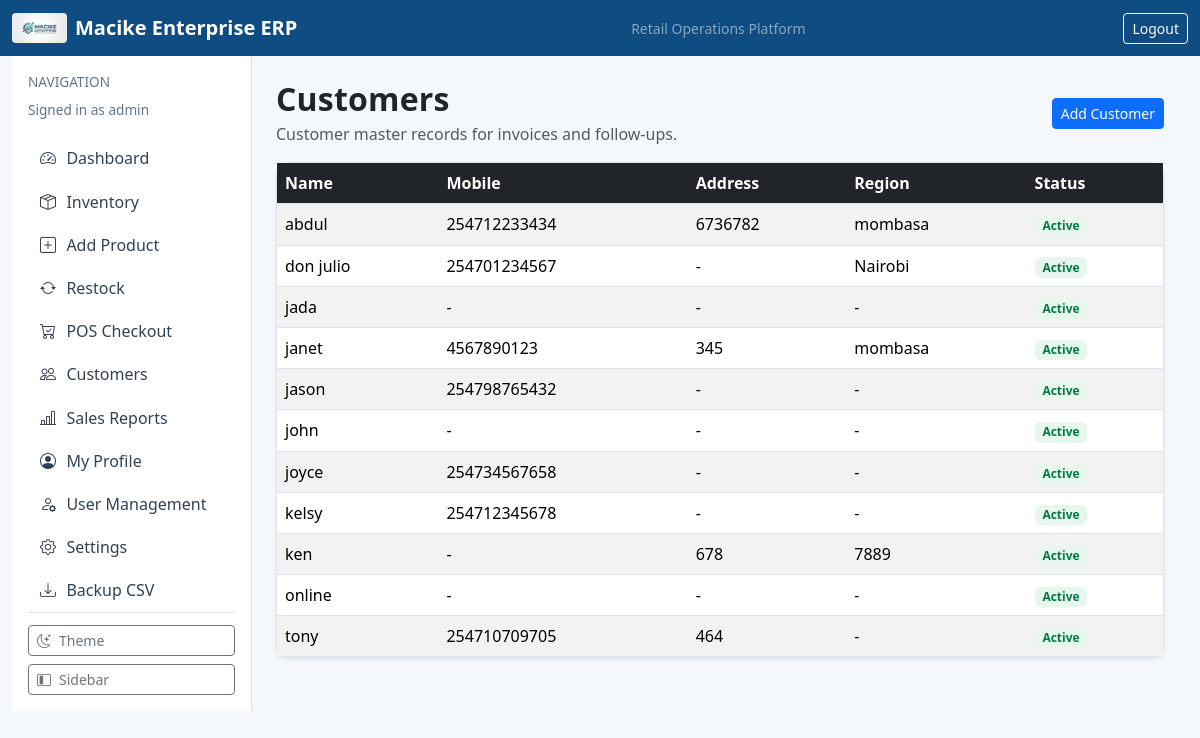
/sales/customers/ (signed in), run on the app's committed database.
### dashboard/models.py (models this page shows, shortened)
class AppSettings(models.Model):
    class ThemeChoice(models.TextChoices):
        LIGHT = "light", "Light"
        DARK = "dark", "Dark"
        SYSTEM = "system", "System"
    business_name = models.CharField(max_length=120, default="Macike Enterprise")
    logo_url = models.CharField(max_length=255, blank=True, help_text="Set a web/static path e.g. /static/img/macike-logo.png")
    business_address = models.CharField(max_length=255, blank=True, default="Mombasa, Kenya")
    business_phone = models.CharField(max_length=40, blank=True, default="")
    business_email = models.EmailField(blank=True, default="")
    currency_code = models.CharField(max_length=10, default="KES")
    vat_rate = models.DecimalField(max_digits=5, decimal_places=2, default=16.00)
    invoice_terms = models.CharField(max_length=255, default="Pay via M-Pesa. Payment due within 5 days.")
    receipt_footer = models.CharField(max_length=255, default="Thank you for shopping with Macike Enterprise.")
    theme = models.CharField(max_length=10, choices=ThemeChoice.choices, default=ThemeChoice.LIGHT)
    compact_mode = models.BooleanField(default=False)
    default_payment_method = models.CharField(max_length=20, default="CASH")
    require_phone_for_mpesa = models.BooleanField(default=True)
    auto_open_receipt = models.BooleanField(default=True)
    updated_at = models.DateTimeField(auto_now=True)
    @classmethod
    def get_solo(cls):
        obj, _ = cls.objects.get_or_create(pk=1)
        return obj

### accounts/models.py (models this page shows, shortened)
class CustomUser(AbstractUser):
    class Roles(models.TextChoices):
        ADMIN = "ADMIN", "Administrator"
        MANAGER = "MANAGER", "Manager"
        CASHIER = "CASHIER", "Cashier"
        AUDITOR = "AUDITOR", "Auditor"
    role = models.CharField(max_length=20, choices=Roles.choices, default=Roles.CASHIER)
    phone_number = models.CharField(max_length=15, blank=True, null=True)

### sales/models.py (models this page shows, shortened)
class Customer(models.Model):
    name = models.CharField(max_length=120)
    mobile = models.CharField(max_length=20, blank=True)
    address = models.CharField(max_length=255, blank=True)
    region = models.CharField(max_length=120, blank=True)
    is_active = models.BooleanField(default=True)
    created_at = models.DateTimeField(auto_now_add=True)
    class Meta:
        ordering = ["name"]

### sales/views.py (the view)
# urls.py: path("customers/", customer_list, name="sales-customers"),
@login_required
@role_required("ADMIN", "MANAGER", "CASHIER", "AUDITOR")
def customer_list(request):
    customers = Customer.objects.all().order_by("name")
    return render(request, "sales/customer_list.html", {"customers": customers})

### accounts/permissions.py (called while the page is built)
def role_required(*allowed_roles):
    def decorator(view_func):
        @wraps(view_func)
        def _wrapped(request, *args, **kwargs):
            user = request.user
            if not user.is_authenticated:
                return redirect("login")
            if user.is_superuser or getattr(user, "role", None) in allowed_roles:
                return view_func(request, *args, **kwargs)
            messages.error(request, "You do not have permission to access this page.")
            return redirect("dashboard-home")
        return _wrapped
    return decorator

### dashboard/context_processors.py (called while the page is built)
def app_settings(request):
    return {"app_settings": AppSettings.get_solo()}

### templates/sales/customer_list.html
{% extends "base.html" %}
{% block content %}
<div class="d-flex justify-content-between align-items-center mb-3">
    <div>
        <h2 class="section-title mb-1">Customers</h2>
        <p class="text-muted mb-0">Customer master records for invoices and follow-ups.</p>
    </div>
    <a class="btn btn-primary btn-sm" href="/sales/customers/new/">Add Customer</a>
</div>
<div class="card shadow-sm">
    <div class="table-responsive">
        <table class="table table-striped mb-0">
            <thead class="table-dark">
                <tr><th>Name</th><th>Mobile</th><th>Address</th><th>Region</th><th>Status</th></tr>
            </thead>
            <tbody>
            {% for c in customers %}
                <tr>
                    <td>{{ c.name }}</td>
                    <td>{{ c.mobile|default:"-" }}</td>
                    <td>{{ c.address|default:"-" }}</td>
                    <td>{{ c.region|default:"-" }}</td>
                    <td>{% if c.is_active %}<span class="badge badge-soft-success">Active</span>{% else %}<span class="badge badge-soft-danger">Inactive</span>{% endif %}</td>
                </tr>
            {% empty %}
                <tr><td colspan="5" class="text-center">No customers yet.</td></tr>
            {% endfor %}
            </tbody>
        </table>
    </div>
</div>
{% endblock %}

### templates/base.html (shortened to what this page needs)
<!doctype html>
<html lang="en">
<head>
    <link href="https://cdn.jsdelivr.net/npm/bootstrap@5.3.3/dist/css/bootstrap.min.css" rel="stylesheet">
    <link href="https://cdn.jsdelivr.net/npm/bootstrap-icons@1.11.3/font/bootstrap-icons.css" rel="stylesheet">
</head>
<body class="{% if app_settings.theme == 'dark' %}theme-dark{% endif %}{% if app_settings.compact_mode %} compact{% endif %}">
    <nav class="navbar navbar-expand-lg navbar-dark" style="background: var(--brand-primary);">
        <div class="container-fluid">
            <a class="navbar-brand fw-semibold d-flex align-items-center gap-2" href="/">
                {% if app_settings.logo_url %}
                    <img src="{{ app_settings.logo_url }}" alt="Business Logo" style="height: 30px; width: auto; border-radius: 4px;">
                {% endif %}
                <span>{{ app_settings.business_name }} ERP</span>
            </a>
            <span class="text-white-50 small d-none d-md-inline">Retail Operations Platform</span>
            {% if user.is_authenticated %}
                <form method="post" action="/logout/" class="d-inline">
                    <button class="btn btn-outline-light btn-sm" type="submit">Logout</button>
                </form>
            {% endif %}
        </div>
    </nav>
    <main class="container-fluid app-shell">
        <div class="row g-0">
            {% if user.is_authenticated %}
            <aside class="sidebar-col p-3 border-end bg-white d-flex flex-column">
                <div>
                    <p class="text-uppercase app-subtitle mb-2 sidebar-caption">Navigation</p>
                    <p class="app-subtitle sidebar-role mb-3">Signed in as {{ user.username }}</p>
                </div>
                <div class="flex-grow-1">
                    <a class="sidebar-link" href="/" title="Dashboard"><i class="bi bi-speedometer2"></i><span class="link-text">Dashboard</span></a>
                    <a class="sidebar-link" href="/inventory/" title="Inventory"><i class="bi bi-box-seam"></i><span class="link-text">Inventory</span></a>
                    <a class="sidebar-link" href="/inventory/new/" title="Add Product"><i class="bi bi-plus-square"></i><span class="link-text">Add Product</span></a>
                    <a class="sidebar-link" href="/inventory/restock/" title="Restock"><i class="bi bi-arrow-repeat"></i><span class="link-text">Restock</span></a>
                    <a class="sidebar-link" href="/sales/pos/" title="POS Checkout"><i class="bi bi-cart-check"></i><span class="link-text">POS Checkout</span></a>
                    <a class="sidebar-link" href="/sales/customers/" title="Customers"><i class="bi bi-people"></i><span class="link-text">Customers</span></a>
                    <a class="sidebar-link" href="/sales/report/" title="Sales Reports"><i class="bi bi-bar-chart-line"></i><span class="link-text">Sales Reports</span></a>
                    <a class="sidebar-link" href="/profile/" title="My Profile"><i class="bi bi-person-circle"></i><span class="link-text">My Profile</span></a>
                    {% if user.role == "ADMIN" or user.is_superuser %}
                    <a class="sidebar-link" href="/accounts/users/" title="User Management"><i class="bi bi-person-gear"></i><span class="link-text">User Management</span></a>
                    {% endif %}
                    <a class="sidebar-link" href="/settings/" title="Settings"><i class="bi bi-gear"></i><span class="link-text">Settings</span></a>
                    <a class="sidebar-link" href="/backup/export/csv/" title="Backup CSV"><i class="bi bi-download"></i><span class="link-text">Backup CSV</span></a>
                </div>
                <div class="sidebar-footer d-grid gap-2">
                    <button id="themeToggle" class="btn btn-outline-secondary btn-sm sidebar-control-btn" type="button" title="Toggle light/dark theme">
                        <i id="themeToggleIcon" class="bi bi-moon-stars"></i><span class="link-text">Theme</span>
                    </button>
                    <button id="sidebarToggle" class="btn btn-outline-secondary btn-sm sidebar-control-btn" type="button" title="Toggle sidebar">
                        <i class="bi bi-layout-sidebar-inset"></i><span class="link-text">Sidebar</span>
                    </button>
                </div>
            </aside>
            <section class="content-col p-4">
            {% else %}
            <section class="col-12 p-4">
            {% endif %}
                {% block content %}{% endblock %}
            </section>
        </div>
    </main>
</body>
</html>

### templates/base.html (style rules this page uses)
:root { --brand-primary: #0f4c81; --brand-accent: #1f9d8b; --brand-bg: #f4f7fb; }
body { background: var(--brand-bg); }
.app-shell { min-height: calc(100vh - 56px); }
.app-shell .sidebar-col { width: 240px; transition: width 0.28s ease; overflow: hidden; }
.app-shell .content-col { width: calc(100% - 240px); transition: width 0.28s ease; }
.card { border: 1px solid #dbe3ec; border-radius: 0.8rem; box-shadow: 0 1px 3px rgba(15, 23, 42, 0.06); }
.table { border-color: #dbe3ec; }
.table > :not(caption) > * > * { border-bottom-color: #dbe3ec; }
.badge-soft-success { background: #e8f7ee; color: #027a48; }
.section-title { font-weight: 700; letter-spacing: 0.2px; }
.sidebar-link { color: #334155; text-decoration: none; padding: 0.6rem 0.75rem; border-radius: 0.5rem; display: flex; align-items: center; gap: 0.65rem; white-space: nowrap; }
.sidebar-link i { width: 1rem; text-align: center; font-size: 1rem; }
.sidebar-link .link-text { transition: opacity 0.2s ease; }
.app-subtitle { font-size: 0.85rem; color: #64748b; }
.sidebar-footer { border-top: 1px solid #dbe3ec; padding-top: 0.75rem; margin-top: auto; }
.sidebar-control-btn { width: 100%; display: flex; align-items: center; gap: 0.5rem; justify-content: flex-start; }

### data on the page
AppSettings: logo_url (picture), business_name "Macike Enterprise"
CustomUser: username "admin"
Customer: name "abdul", mobile "254712233434", address "6736782", region "mombasa", is_active "Active"
Customer: name "don julio", mobile "254701234567", address "-", region "Nairobi", is_active "Active"
Customer: name "jada", mobile "-", address "-", region "-", is_active "Active"
Customer: name "janet", mobile "4567890123", address "345", region "mombasa", is_active "Active"
Customer: name "jason", mobile "254798765432", address "-", region "-", is_active "Active"
Customer: name "john", mobile "-", address "-", region "-", is_active "Active"
Customer: name "joyce", mobile "254734567658", address "-", region "-", is_active "Active"
Customer: name "kelsy", mobile "254712345678", address "-", region "-", is_active "Active"
Customer: name "ken", mobile "-", address "678", region "7889", is_active "Active"
Customer: name "online", mobile "-", address "-", region "-", is_active "Active"
Customer: name "tony", mobile "254710709705", address "464", region "-", is_active "Active"
